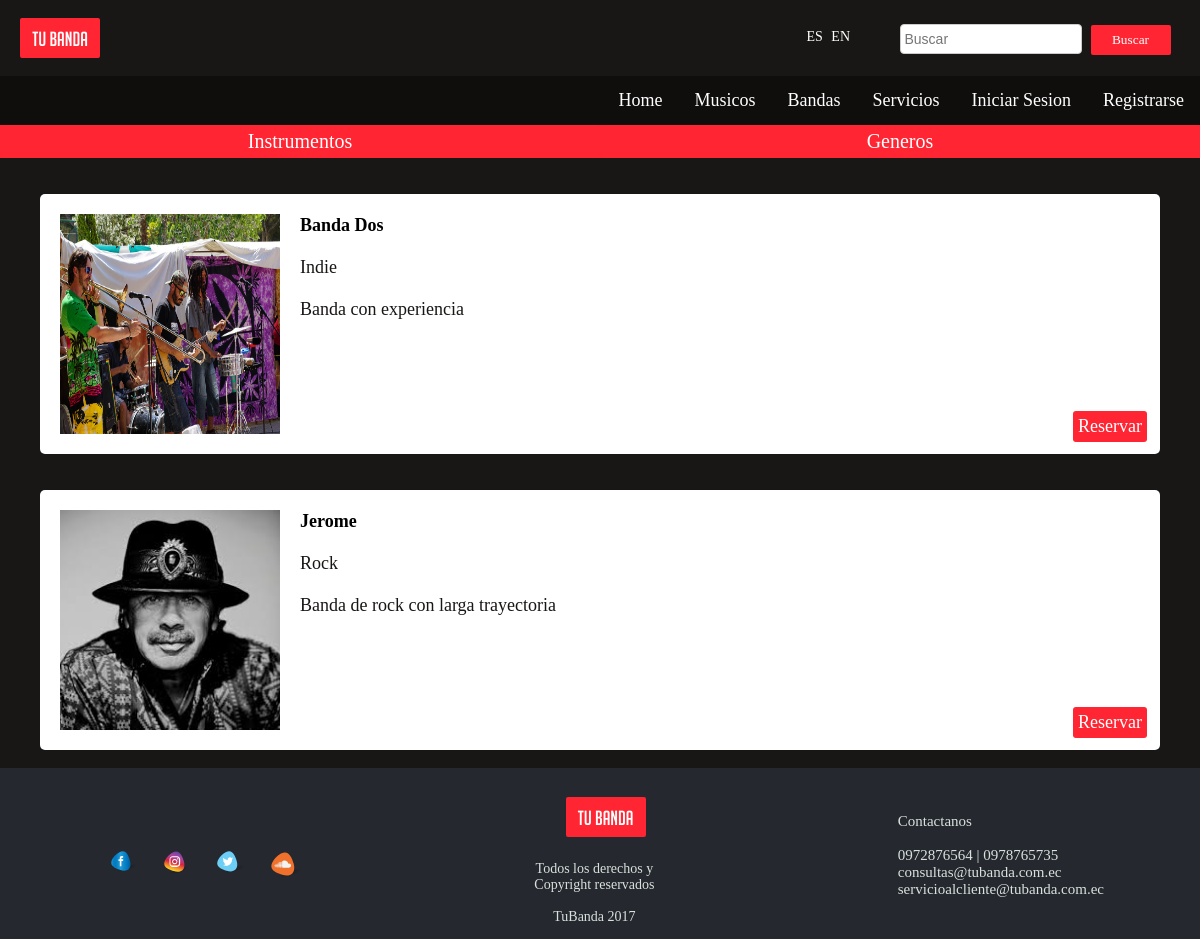
Page /ProyectoMusicaNuevo/bandas.php on the committed database.
### tables this page shows
CREATE TABLE Perfil(
    uID INT NOT NULL,
    pTipo VARCHAR (10) NOT NULL,
    pNombre VARCHAR(20) NOT NULL,
    pDescripcion TEXT NOT NULL,
    pImagen text(100) NOT NULL,
    pGenero VARCHAR (20) NOT NULL,
    pInstrumento VARCHAR (20) NOT NULL,
    CONSTRAINT fk_perfil_usuario FOREIGN KEY (uID) REFERENCES Usuario (uID),
    CONSTRAINT ck_perfil_nombre UNIQUE (pNombre)
);

### ProyectoMusicaNuevo/bandas.php (the view, shortened to what this page needs)
<html lang="es">
<head>
<link rel="stylesheet" href="css/masterEstilos.css">
</head>
<body>
<?php  include("Header.php");  ?>
<?php  include("menu.php");  ?>
<section class="contenedor-filtros-master">
<div class="contenedor-filtros clear">
<div id="flip-Instrumentos">Instrumentos</div>
</div>
<div class="contenedor-filtros clear">
  <p style="margin:0px;" id="flip-Genero">Generos</p>
</div>
</section>
<br/>
<section>
  <?php
      if($Resultado = mysql_query("SELECT * FROM Perfil WHERE pTipo = 'banda'")){
          while($Fila = mysql_fetch_assoc($Resultado)){
            $pfoto = $Fila["pImagen"];
            $pnombre = $Fila["pNombre"];
            $pgenero = $Fila["pGenero"];
            $pdescripcion = $Fila["pDescripcion"];
            echo "<div class='contenedor-artistas noColapsar'>";
            echo "<p class='contenedor-artista-individual noColapsar' style='padding-top=20px;'>";
            $printResultados = "<img class='contenedor-imagen-artistas' src='$pfoto' width='220' height='220'><br>";
            $printResultados.= "<a href='perfilCompleto.php' style='text-decoration:none; color:black;'><strong>$pnombre</strong></a>";
            $printResultados.= "<br><br>$pgenero<br><br>";
            $printResultados.= "$pdescripcion";
            $printResultados.= "<br><br><a class='reservarbtn' href='#'>Reservar</a>";
            echo "$printResultados";
            echo "</p>";
            echo "</div>";
          }
      }
   ?>
</section>
<footer>
      <?php  include("Footer.php"); ?>
</footer>
</body>

### ProyectoMusicaNuevo/css/estilosPrueba.css (style rules this page uses)
body { background: #191716; margin: 0px; }
footer { width: 100%; height: auto; margin:0; background: rgba(43, 48, 58,0.7); clear: both; font-family: normal; }

### ProyectoMusicaNuevo/css/artistasEstilos.css (style rules this page uses)
.contenedor-filtros { display: inline-block; background-color:#ff2533; width: 50%; margin: 0px; }
.contenedor-artistas { padding-left: 40px; padding-right: 40px; margin:0px; }
.contenedor-artista-individual { height: auto; background-color: white; font-family: normal; font-size: 18px; color: #191716; border-radius: 5px; }
.contenedor-imagen-artistas { float: left; padding: 20px; }
.clear { clear: both; }
.noColapsar { overflow: auto; }
.contenedor-artista-individual .reservarbtn { float: right; text-decoration: none; font-family: normal; background-color: #ff2533; color: white; border-radius: 3px; padding: 5px; margin-top: 70px; margin-right: 13px; }
.contenedor-filtros #flip-Genero { background-color: #ff2533; font-family: normal; font-size: 20px; text-align: center; color: white; padding: 5px; border-radius: 5px; }
.contenedor-filtros #flip-Instrumentos { background-color: #ff2533; font-family: normal; font-size: 20px; text-align: center; color: white; padding: 5px; border-radius: 5px; }
.contenedor-filtros-master { display: flex; width: 100%; height: auto; margin: 0px; }

### rows in the picture
perfil: pImagen (picture), pNombre "Banda Dos", pGenero "Indie", pDescripcion "Banda con experiencia"
perfil: pImagen (picture), pNombre "Jerome", pGenero "Rock", pDescripcion "Banda de rock con larga trayectoria"
